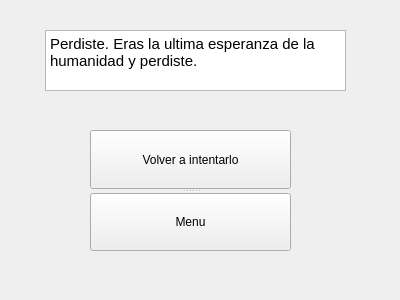
<?xml version="1.0" encoding="UTF-8"?>
<ui version="4.0">
 <class>perder</class>
 <widget class="QWidget" name="perder">
  <property name="geometry">
   <rect>
    <x>0</x>
    <y>0</y>
    <width>400</width>
    <height>300</height>
   </rect>
  </property>
  <property name="windowTitle">
   <string>Form</string>
  </property>
  <widget class="QTextBrowser" name="textBrowser">
   <property name="geometry">
    <rect>
     <x>45</x>
     <y>30</y>
     <width>301</width>
     <height>61</height>
    </rect>
   </property>
   <property name="html">
    <string>&lt;!DOCTYPE HTML PUBLIC &quot;-//W3C//DTD HTML 4.0//EN&quot; &quot;http://www.w3.org/TR/REC-html40/strict.dtd&quot;&gt;
&lt;html&gt;&lt;head&gt;&lt;meta name=&quot;qrichtext&quot; content=&quot;1&quot; /&gt;&lt;style type=&quot;text/css&quot;&gt;
p, li { white-space: pre-wrap; }
&lt;/style&gt;&lt;/head&gt;&lt;body style=&quot; font-family:'MS Shell Dlg 2'; font-size:8.25pt; font-weight:400; font-style:normal;&quot;&gt;
&lt;p style=&quot; margin-top:0px; margin-bottom:0px; margin-left:0px; margin-right:0px; -qt-block-indent:0; text-indent:0px;&quot;&gt;&lt;span style=&quot; font-size:11pt;&quot;&gt;Perdiste. Eras la ultima esperanza de la humanidad y perdiste. &lt;/span&gt;&lt;/p&gt;&lt;/body&gt;&lt;/html&gt;</string>
   </property>
  </widget>
  <widget class="QSplitter" name="splitter">
   <property name="geometry">
    <rect>
     <x>90</x>
     <y>130</y>
     <width>201</width>
     <height>121</height>
    </rect>
   </property>
   <property name="orientation">
    <enum>Qt::Vertical</enum>
   </property>
   <widget class="QPushButton" name="reiniciar">
    <property name="text">
     <string>Volver a intentarlo</string>
    </property>
   </widget>
   <widget class="QPushButton" name="menu">
    <property name="text">
     <string>Menu</string>
    </property>
   </widget>
  </widget>
 </widget>
 <resources/>
 <connections/>
</ui>
